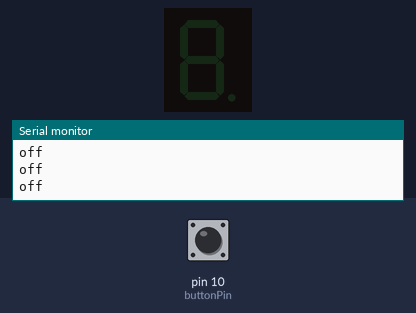
This sketch was run on a simulated Arduino Uno, built with avr-gcc and run on an emulated ATmega328P. Shown: 1-digit seven-segment display, the last lines printed to the serial monitor. Inputs (shaded band) come from the test bench; at power-on: pin 10 (buttonPin) HIGH.

Above: at 1.2 s.
1.3 s: pin 10 (buttonPin) pulled LOW for 0.15 s
At 2.0 s:
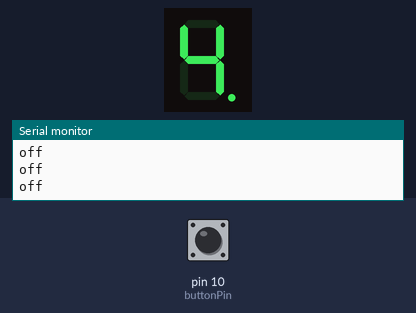
2.9 s: pin 10 (buttonPin) pulled LOW for 1 s
At 3.05 s:
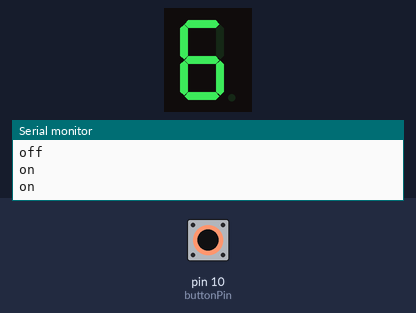
4.5 s: pin 10 (buttonPin) pulled LOW for 0.15 s
At 4.55 s:
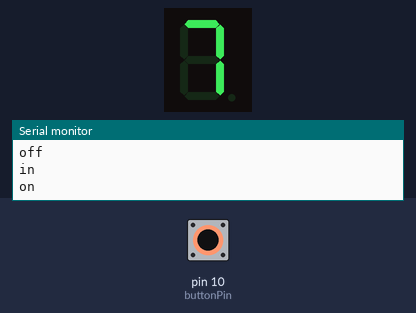
5.2 s: pin 10 (buttonPin) pulled LOW for 1 s
At 6.25 s:
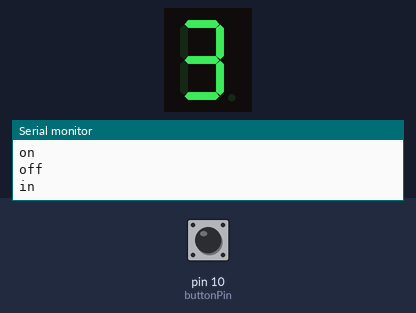
6.8 s: pin 10 (buttonPin) pulsed LOW 5 times (0.12 s each, 0.3 s apart)
At 7.39 s:
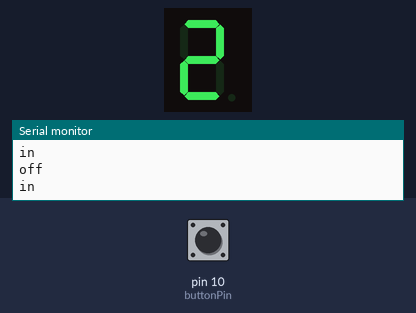
Timing chart, 0 to 9.8 s (numbered marks = the images above; inputs shaded):
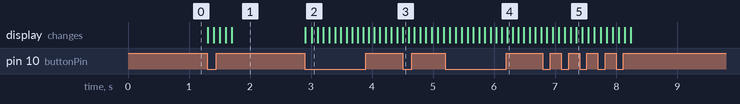

The sketch:

rolling_dice.ino
```cpp
#include "SevSeg.h"
SevSeg sevseg;

const int  buttonPin = 10;    // the pin that the pushbutton is attached to
int buttonState = 0;          // current state of the button
int lastButtonState = LOW;    // previous state of the button
int buttonPushCounter = 0;    // counter for the number of button presses
long counter = 0;
long max_long_val = 2147483647L;

void setup(){
  byte numDigits = 1;
  byte digitPins[] = {};
  byte segmentPins[] = {6, 5, 2 , 3, 4 , 7, 8, 9};
  bool resistorsOnSegments = true;

  byte hardwareConfig = COMMON_CATHODE;
  sevseg.begin(hardwareConfig, numDigits, digitPins, segmentPins, resistorsOnSegments);
  sevseg.setBrightness(90);

  pinMode(buttonPin, INPUT_PULLUP);
  Serial.begin(9600);
  lastButtonState = LOW;
}

void loop(){
  buttonState = digitalRead(buttonPin);
  if(buttonState == HIGH){
    buttonState = LOW;
    }

  else
   buttonState = HIGH;

  if(buttonState == HIGH){
     Serial.println("on");
     lastButtonState = HIGH;
     buttonPushCounter++;
     if(counter < max_long_val)
       counter++;
     buttonPushCounter %= 9;
     sevseg.setNumber(buttonPushCounter, 1);
     sevseg.refreshDisplay();
     delay(100 - (counter%99));
     }

  else{
     Serial.println("off");
     if(lastButtonState == HIGH){
       Serial.println("in");
       buttonPushCounter++;
       buttonPushCounter %= 7;
       if(buttonPushCounter == 0)
         buttonPushCounter = 1;
       counter--;
       sevseg.setNumber(buttonPushCounter, 1);
       sevseg.refreshDisplay();
       delay(100 - (counter%99));
       if(counter == 0){
         lastButtonState = LOW;
         sevseg.setNumber(buttonPushCounter, 0);
         sevseg.refreshDisplay();
         }
       }
     }
}
```

Measured:
- after the input at 1.3 s, the display: first changes at once (image 1 shows a later state)
- after the input at 2.9 s, the display: first changes at once (image 2 shows a later state)
